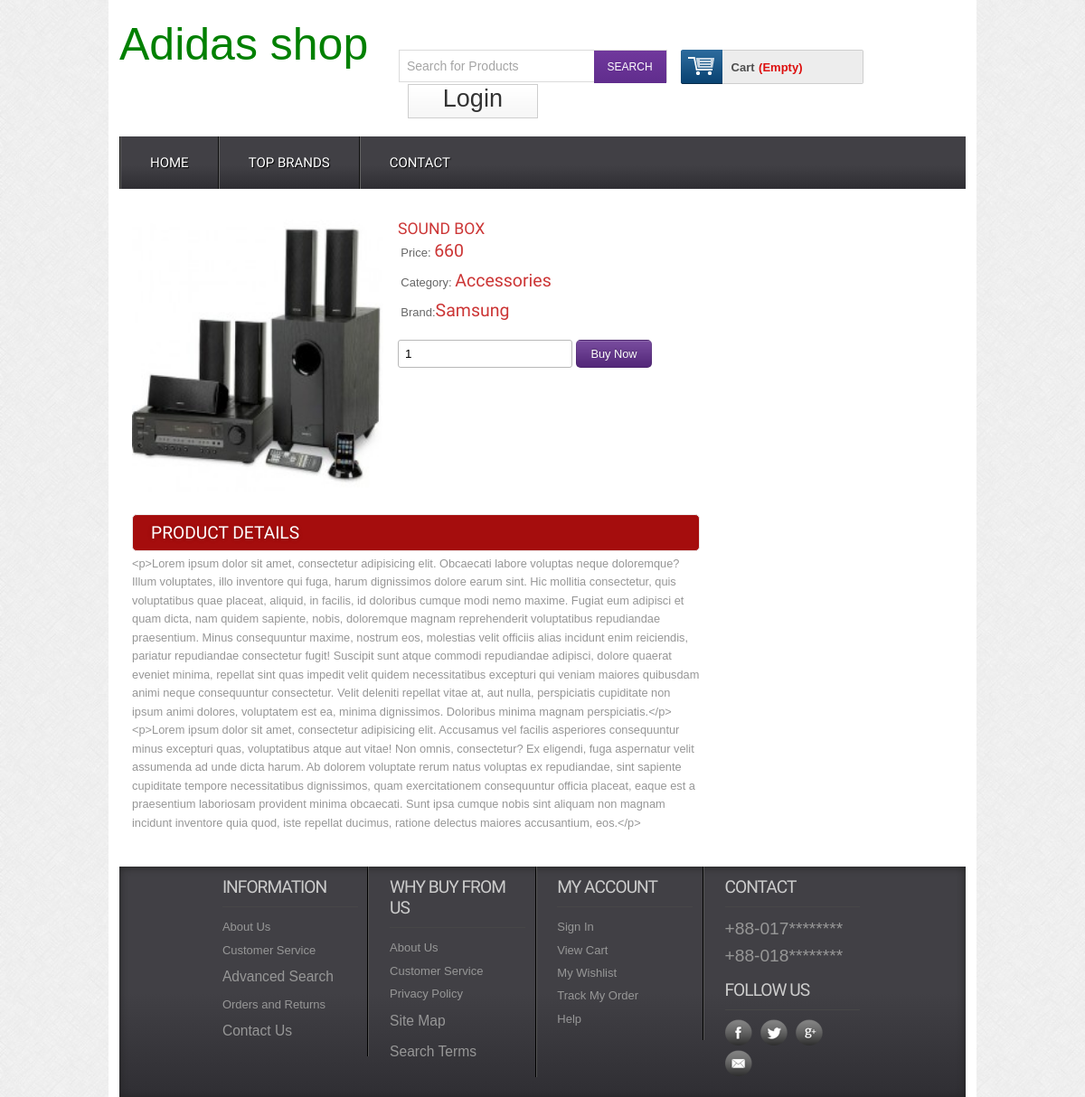
/details.php?proId=6, run on the app's committed database.
### tables this page shows
CREATE TABLE `tbl_product` (
  `productId` int(11) NOT NULL,
  `productName` varchar(255) NOT NULL,
  `catId` int(11) NOT NULL,
  `brandId` int(11) NOT NULL,
  `body` text NOT NULL,
  `price` float NOT NULL,
  `image` varchar(255) NOT NULL,
  `type` tinyint(4) NOT NULL DEFAULT '0'
);

CREATE TABLE `tbl_category` (
  `catId` int(11) NOT NULL,
  `catName` varchar(255) NOT NULL
);

CREATE TABLE `tbl_brand` (
  `brandId` int(11) NOT NULL,
  `brandName` varchar(255) NOT NULL
);

### classes/Product.php (called while the page is built, shortened)
<?php
$filepath = realpath(dirname(__FILE__));
include_once($filepath.'/../lib/Database.php');
 ?>
<?php
class Product
{
    private $db;
    public function __construct()
    {
        $this->db = new Database();
    }
    public function getSingleProduct($proId)
    {
        $query = "SELECT p.*, c.catName, b.brandName
                    FROM tbl_product AS p, tbl_category AS c, tbl_brand AS b
                    WHERE p.catId = c.catId AND p.brandId = b.brandId AND p.productId = '$proId'";
        $result = $this->db->select($query);
        return $result;
    }
}

### lib/Database.php (called while the page is built, shortened)
<?php
class Database
{
    public $host   = DB_HOST;
    public $user   = DB_USER;
    public $pass   = DB_PASS;
    public $dbname = DB_NAME;
    public $link;
    private function connectDB()
    {
        $this->link = new mysqli(
            $this->host,
            $this->user,
            $this->pass,
            $this->dbname
        );
    }
    public function select($query)
    {
        $result = $this->link->query($query) or
            die($this->link->error . __LINE__);
        if ($result->num_rows > 0) {
            return $result;
        } else {
            return false;
        }
    }
}

### details.php (the view, shortened to what this page needs)
<?php include 'inc/header.php'; ?>
<?php
if (isset($_GET['proId'])) {
    $proId = preg_replace('/[^-a-zA-Z0-9_]/', '', $_GET['proId']);
}
?>
<div class="main">
	<div class="content">
		<div class="section group">
			<div class="cont-desc span_1_of_2">
				<?php
                $getPd = $pd->getSingleProduct($proId);
                if ($getPd) {
                    while ($result = $getPd->fetch_assoc()) {
                        ?>
				<div class="grid images_3_of_2">
					<img src="admin/<?php echo $result['image']; ?>" alt="" />
				</div>
				<div class="desc span_3_of_2">
					<h2><?php echo $result['productName']; ?></h2>
					<div class="price">
						<p>Price: <span><?php echo $result['price']; ?></span></p>
						<p>Category: <span><?php echo $result['catName']; ?></span></p>
						<p>Brand:<span><?php echo $result['brandName']; ?></span></p>
					</div>
					<div class="add-cart">
						<form action="" method="post">
							<input type="number" class="buyfield" name="quantity" value="1"/>
							<input type="submit" class="buysubmit" name="submit" value="Buy Now"/>
						</form>
					</div>
				</div>
				<div class="product-desc">
					<h2>Product Details</h2>
					<p><?php echo $result['body']; ?></p>
				</div>
				<?php
                    }
                } ?>
			</div>
		</div>
	</div>
<?php include 'inc/footer.php'; ?>

### css/style.css (style rules this page uses)
html,body,div,span,applet,object,iframe,h1,h2,h3,h4,h5,h6,p,blockquote,pre,a,abbr,acronym,address,big,cite,code,del,dfn,em,img,ins,kbd,q,s,samp,small,strike,strong,sub,sup,tt,var,b,u,i,dl,dt,dd,ol,nav ul,nav li,fieldset,form,label,legend,table,caption,tbody,tfoot,thead,tr,th,td,article,aside,canvas,details,embed,figure,figcaption,footer,header,hgroup,menu,nav,output,ruby,section,summary,time,mark,audio,video { margin:0;padding:0;border:0;font-size:100%;font:inherit;vertical-align:baseline; }
img { max-width:100%; }
body { font-family:Arial, Helvetica, sans-serif; background:url(../images/body_bg3.jpg); }
input[type="number"] { border: 1px solid #b8b8b8; border-radius: 3px; padding: 7px; }
.buysubmit { background: #602d8d url("../images/large-button-overlay.png") repeat scroll 0 0; border: 1px solid rgba(0, 0, 0, 0.1); border-radius: 5px; color: #fff; font-family: Arial,"Helvetica Neue","Helvetica",Tahoma,Verdana,sans-serif; font-size: 0.8em; padding: 7px 15px; text-shadow: 0 -1px 1px rgba(0, 0, 0, 0.25); cursor:pointer; outline:none; }
.section { clear: both; padding: 0px; margin: 0px; }
.group:before, .group:after { content:""; display:table; }
.group:after { clear:both; }
.group { zoom:1; }
.content { padding:20px 0; background:#FFF; }
.content h2 { font-size:23px; color:#6C6C6C; font-family: 'Monda', sans-serif; }
.cont-desc { display: block; float:left; clear:both; }
.cont-desc:first-child { margin-left: 0; }
.desc { display: block; float:left; margin: 0% 0 0% 2.6%; }
.span_1_of_2 { width: 67.1%; padding:1.5%; }
.images_3_of_2 { width: 44.2%; float:left; text-align:center; }
.span_3_of_2 { width: 53.2%; }
.images_3_of_2 img { height: 302px; max-width: 100%; width: 100%; }
.span_3_of_2 h2 { font-family: 'Monda', sans-serif; font-size:1.1em; color: #CC3636; font-weight : normal; margin-top: 0px; text-transform:uppercase; }
.span_3_of_2 p { font-size:0.8125em; padding:0.3em 0; color:#969696; line-height: 1.6em; font-family : verdana, arial, helvetica, helve, sans-serif; }
.price p { font-size:0.8125em; padding:1.5% 1%; color: #666; vertical-align:top; }
.price p span { font-size:1.5em; font-family: 'Monda', sans-serif; color: #CC3636; }
.add-cart { padding-top:15px; }
.product-desc,.product-tags { clear:both; padding-top:20px; }
.product-desc h2,.product-tags h2 { padding:8px 20px; background:#a50d0d; border: 1px solid #EBE8E8; border-radius: 5px; -webkit-border-radius: 5px; -moz-border-radius: 5px; -o-border-radius: 5px; font-family: 'Monda', sans-serif; font-size:1.2em; color:#FFF; text-transform: uppercase; text-shadow:0 1px 5px rgba(34, 34, 34, 0.17); }
.product-desc p { font-size: 0.8em; padding: 0.3em 0; color: #969696; line-height: 1.6em; font-family: verdana, arial, helvetica, helve, sans-serif; }

### data on the page
tbl_product: image (picture), productName "SOUND BOX", price "660", catId.catName "Accessories", brandId.brandName "Samsung", body "<p>Lorem ipsum dolor sit amet, consectetur adipisicing elit. Obcaecati labore voluptas neque doloremque? Illum voluptates, illo inventore qui fuga, harum dignissimos dolore earum sint. Hic mollitia consectetur, quis voluptatibus quae placeat, aliquid, in facilis, id doloribus cumque modi nemo maxime. Fugiat eum adipisci et quam dicta, nam quidem sapiente, nobis, doloremque magnam reprehenderit voluptatibus repudiandae praesentium. Minus consequuntur maxime, nostrum eos, molestias velit officiis alias incidunt enim reiciendis, pariatur repudiandae consectetur fugit! Suscipit sunt atque commodi repudiandae adipisci, dolore quaerat eveniet minima, repellat sint quas impedit velit quidem…"
